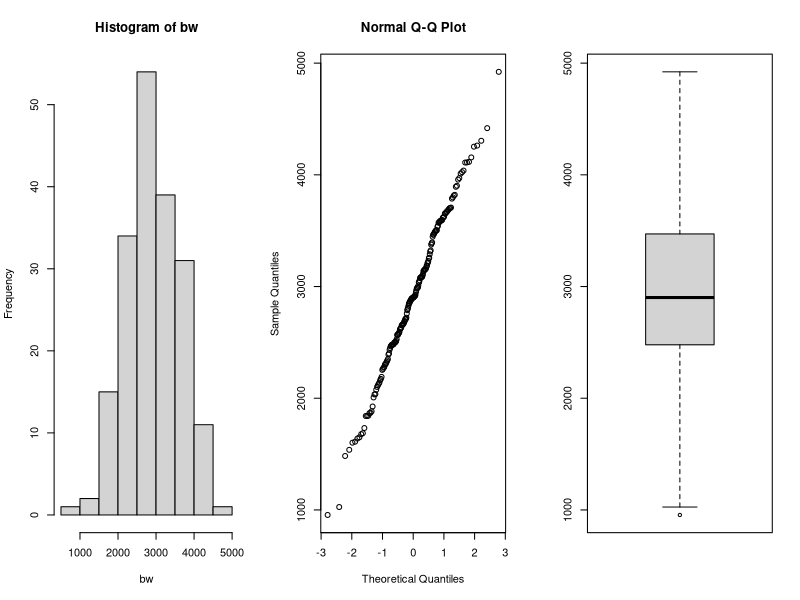
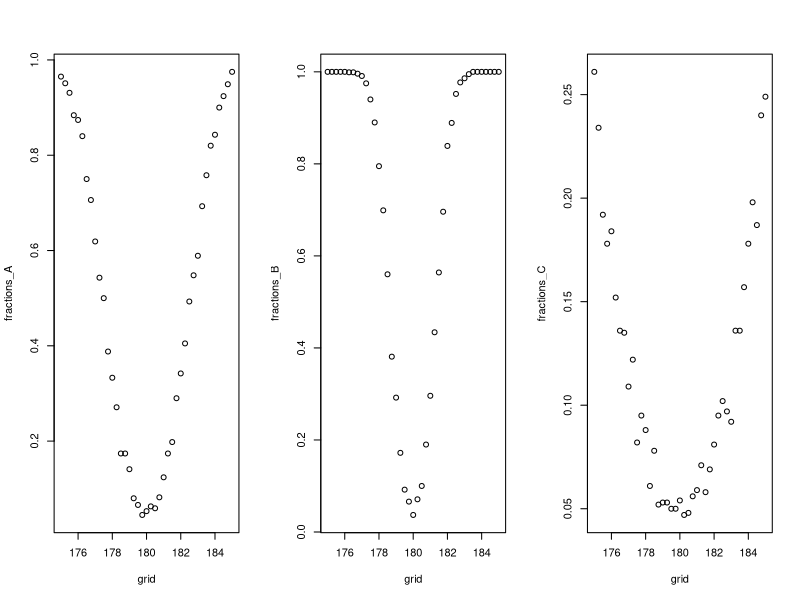
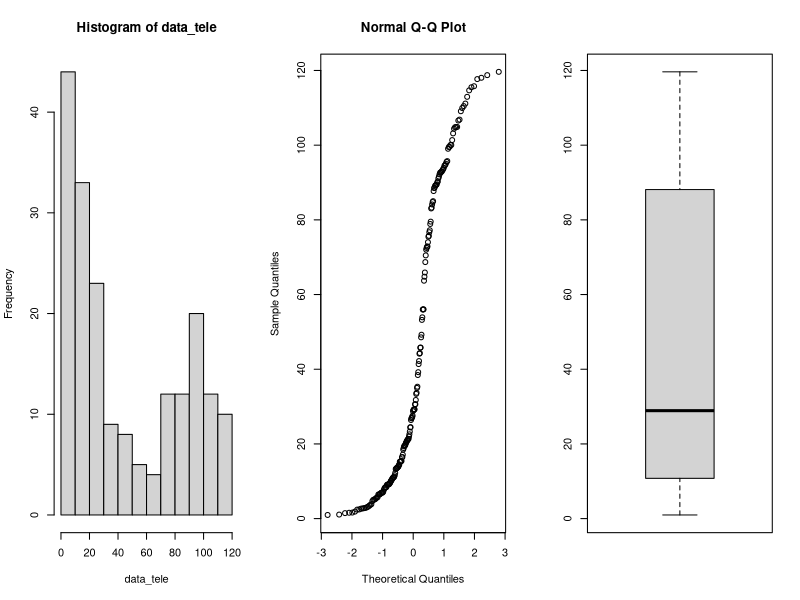
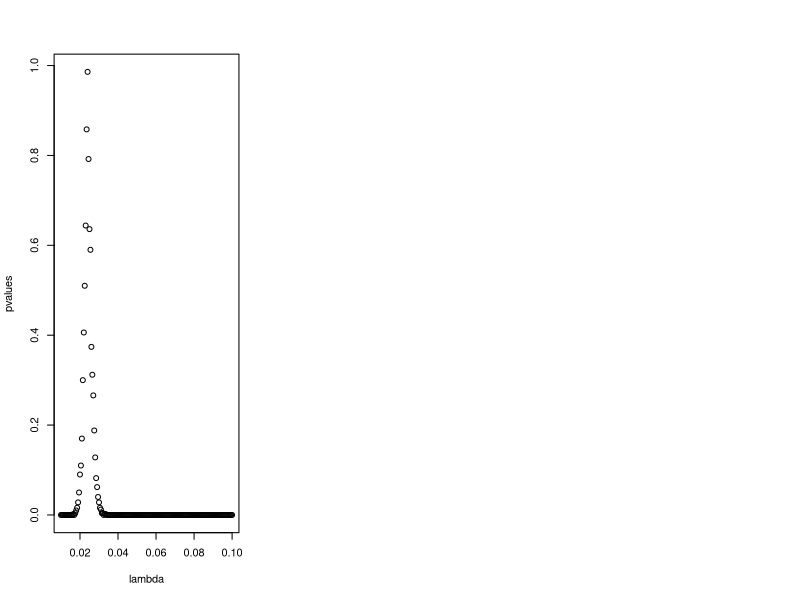
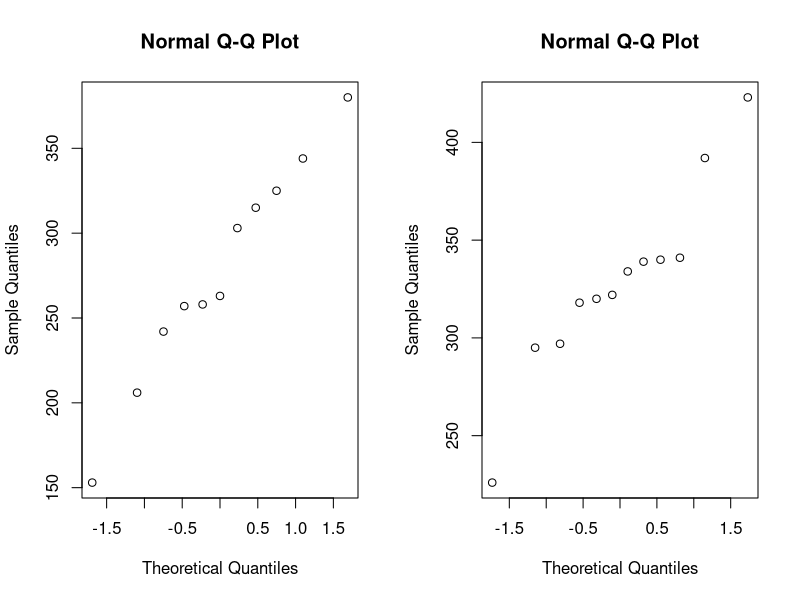
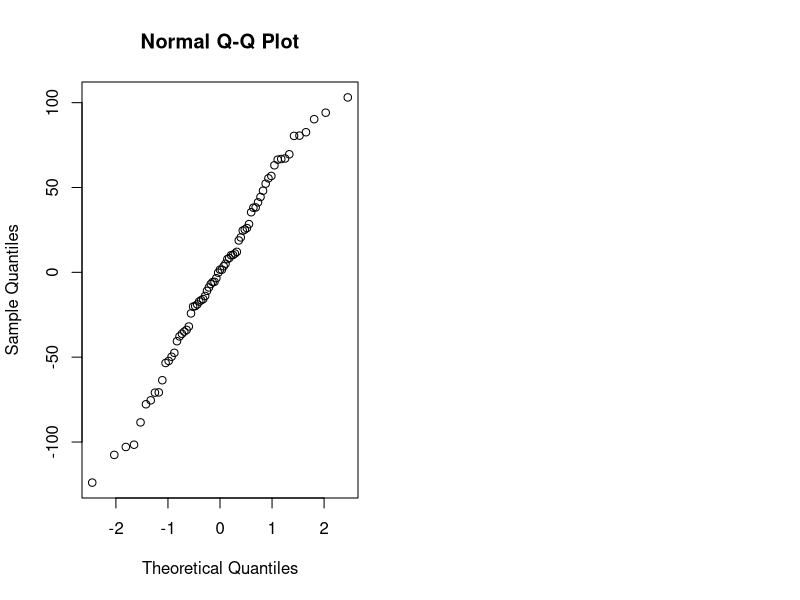

The R script that drew these images, in order:
## ---- chunk 1
library(tidyverse)
library(rstudioapi)

knitr::opts_chunk$set(echo = TRUE)
options(knitr.table.format = "latex")
setwd(dirname(getActiveDocumentContext()$path))
## ---- chunk 2
par(mfrow=c(1,3))
data=read.table(file="data/birthweight.txt",header=TRUE)

bw = data$birthweight
hist(bw)
qqnorm(bw)
boxplot(bw)
shapiro.test(bw)

## ---- chunk 3
m = mean(bw)
sd = sd(bw)
n = length(bw)
error = qnorm(0.95)*sd/sqrt(n)
ci = c(m-error, m+error)
m
ci
## ---- chunk 4
t.test(bw, mu=2800, alternative = "greater", conf.level = 0.95)
## ---- chunk 5
n <- m <- 30
mu <- 180
nu <- 175
sd <- 5
grid <- seq(175,185, by=0.25)

power_function<-function(grid,n,m,mu,sd) {
  B <- 1000
  p <- numeric(B)
  G <- length(grid)
  fractions <- numeric(G)
  for (grid_nu in 1:G){
    p <- numeric(B)
    for (b in 1:B){
      x <- rnorm(n,mu,sd)
      y <- rnorm(m,grid[grid_nu],sd)
      p[b] <- t.test(x,y, var.equal = TRUE)[[3]]
    }
    fractions[grid_nu] <- mean(p<0.05)
  }
  return(fractions)
}

fractions_A <- power_function(grid,n,m,mu,sd)

## ---- chunk 6
n <- m <- 100
mu <- 180
sd <- 5

fractions_B <- power_function(grid,n,m,mu,sd)
## ---- chunk 7
n <- m <- 30
mu <- 180
sd <- 15

fractions_C <- power_function(grid,n,m,mu,sd)
par(mfrow=c(1,3))
plot(grid,fractions_A)
plot(grid,fractions_B)
plot(grid,fractions_C)
## ---- chunk 8
data<-read.table(file="data/telephone.txt",header=TRUE)

# remove zeros
data <- data %>% 
  filter(Bills > 0)

data_tele <- data$Bills
par(mfrow=c(1,3))
hist(data_tele)
qqnorm(data_tele)
boxplot(data_tele)

## ---- chunk 9
lambda <- seq(0.01, 0.1, 0.0005)
pvalues <- c()
t <- median(data_tele)
for (x in lambda){
  B <- 1000
  tstar <- numeric(B)
  n <- length(data_tele)
  
  for (i in 1:B){
    xstar <- rexp(n,x)
    tstar[i] <- median(xstar)
  }
  pl<-sum(tstar<t)/B
  pr<-sum(tstar>t)/B
  p<-2*min(pl,pr)
  pl;pr;p
  pvalues <- c(pvalues,p)
}
plot(lambda, pvalues)

best_p <- which(pvalues > 0.05)
lambda[best_p]
## ---- chunk 10
B <- 1000
T1 <- median(data_tele)
Tstar <- numeric(B)
for (i in 1:B){
  Xstar <- sample(data_tele,replace=TRUE)
  Tstar[i] <- median(Xstar)
}
Tstar25 <- quantile(Tstar,0.025)
Tstar975 <- quantile(Tstar, 0.975)

T1
c(2*T1-Tstar975, 2*T1-Tstar25)

## ---- chunk 11
max_index <- which.max(pvalues)

opt_Lambda <- lambda[max_index]
## ---- chunk 12
bill_bigeq40 <- sum(data_tele>=40)
bill_smal40 <- sum(data_tele<40)

binom.test(bill_bigeq40, length(data_tele),p=0.5)
binom.test(bill_smal40, length(data_tele),p=0.5)

bill_less10 <- sum(data_tele < 10)
bill_less10/length(data_tele)
## ---- chunk 13
data <- read.table(file="data/run.txt",header=TRUE)
cor(data$before, data$after)
## ---- chunk 14
# calculate differences
data <- data %>% 
  mutate(diff = before - after)

# filter for lemo

lemo <- data %>% 
  filter(drink == "lemo")

t.test(lemo$before, lemo$after, paired = TRUE)

# filter for energy

energy <- data %>% 
  filter(drink == "energy")

t.test(energy$before, energy$after, paired = TRUE)
## ---- chunk 15

# perform t-test

t.test(lemo$diff, energy$diff)

## ---- chunk 16
# filter for meatmeal

meatmeal <- chickwts %>% 
  filter(feed == "meatmeal") %>% 
  select(weight)

# filter for sunflower

sunflower <- chickwts %>% 
  filter(feed == "sunflower") %>% 
  select(weight)

# check for data normality

par(mfrow=c(1,2))
qqnorm(meatmeal$weight)
qqnorm(sunflower$weight)

# perform t-test, the data is not paired

t.test(meatmeal, sunflower)

# Mann-Whitney test

wilcox.test(meatmeal$weight, sunflower$weight)

# Kolmogorov-Smirnov test

ks.test(meatmeal$weight, sunflower$weight)

## ---- chunk 17
chickaov <- lm(weight~feed, data = chickwts)
# performing one-way ANOVA
anova(chickaov)
#extracting more information
summary_table <- summary(chickaov)
knitr::kable(data.frame(summary_table$coefficients), "latex")
## ---- chunk 18
# check for normality
qqnorm(chickaov$residuals)
# check if the variances are equal
chickwts %>% 
  group_by(feed) %>% 
  summarise(variance = var(weight))
## ---- chunk 19
kruskal.test(weight~feed, data = chickwts)
